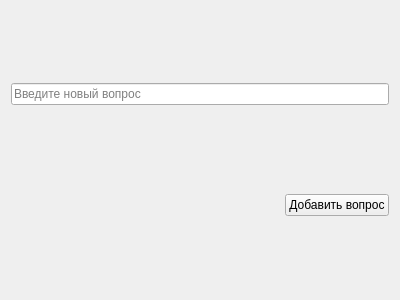
<?xml version="1.0" encoding="UTF-8"?>
<ui version="4.0">
 <class>QuestionsContainer</class>
 <widget class="QWidget" name="QuestionsContainer">
  <property name="geometry">
   <rect>
    <x>0</x>
    <y>0</y>
    <width>400</width>
    <height>300</height>
   </rect>
  </property>
  <property name="windowTitle">
   <string>Form</string>
  </property>
  <layout class="QVBoxLayout" name="verticalLayout" stretch="1,0,0,0">
   <property name="topMargin">
    <number>0</number>
   </property>
   <property name="bottomMargin">
    <number>0</number>
   </property>
   <item>
    <layout class="QVBoxLayout" name="questions"/>
   </item>
   <item>
    <widget class="QLineEdit" name="formulation">
     <property name="placeholderText">
      <string>Введите новый вопрос</string>
     </property>
    </widget>
   </item>
   <item>
    <layout class="QVBoxLayout" name="answerOptionsContainerLayout"/>
   </item>
   <item>
    <layout class="QHBoxLayout" name="horizontalLayout">
     <item>
      <spacer name="horizontalSpacer">
       <property name="orientation">
        <enum>Qt::Horizontal</enum>
       </property>
       <property name="sizeHint" stdset="0">
        <size>
         <width>40</width>
         <height>20</height>
        </size>
       </property>
      </spacer>
     </item>
     <item>
      <widget class="QPushButton" name="addQuestionBtn">
       <property name="text">
        <string>Добавить вопрос</string>
       </property>
      </widget>
     </item>
    </layout>
   </item>
  </layout>
 </widget>
 <resources/>
 <connections/>
</ui>
